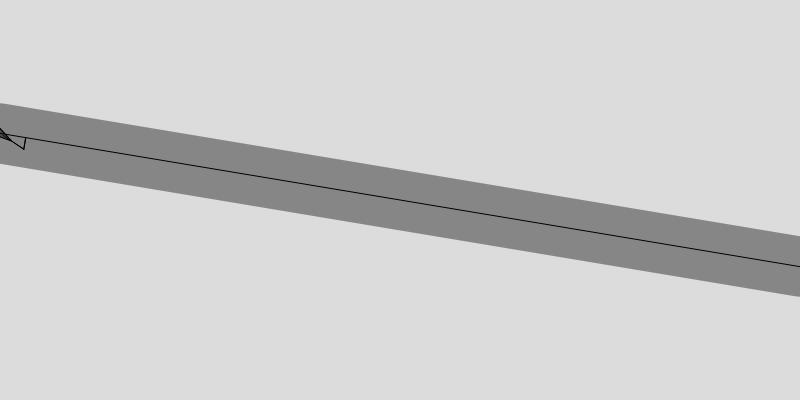
Frame 1 (no input)
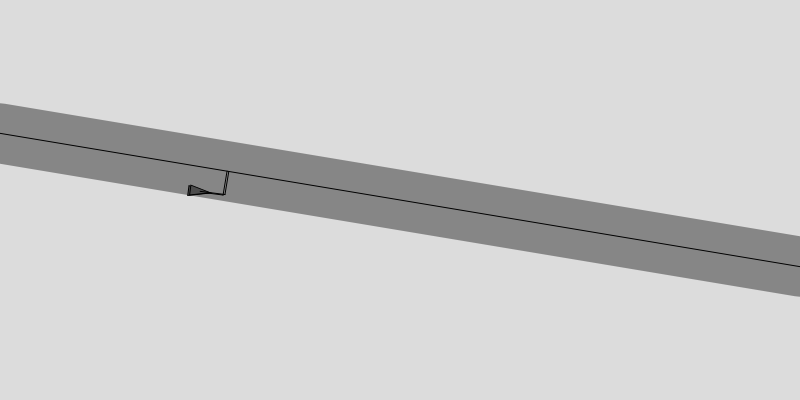
Frame 60 (no input)
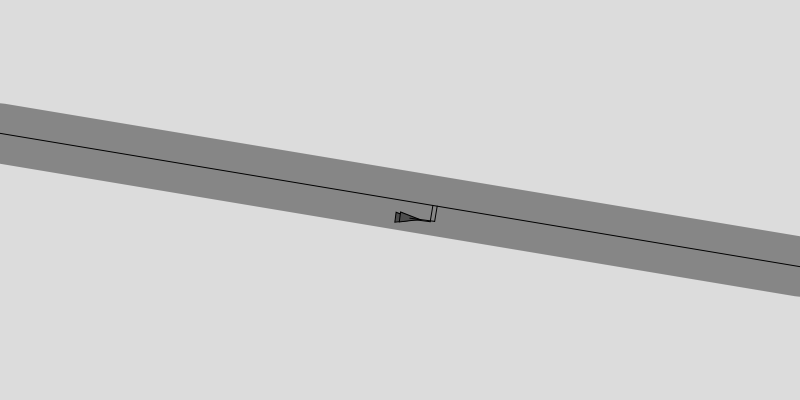
Frame 120 (the mouse pressed at the canvas centre since frame 60)

The p5.js sketch that drew these frames (run headless with seeded random() and noise() and a simulated clock; from frame 60 on, the mouse is pressed at the canvas centre):

// p5.js sketch
// ── sketch.js
let path;
let vehicleA;
let vehicleB;

function setup() {
  createCanvas(800, 400);
  
  path = new Path();
  vehicleA = new Vehicle(path.start.x, path.start.y, random(2, 5), random(0.2, 0.8));
  vehicleB = new Vehicle(path.start.x, path.start.y, random(2, 5), random(0.2, 0.8));
  
}

function draw() {
  background(220);
  
  vehicleA.run(path);
  vehicleA.followPath(path);
  
  vehicleB.run(path);
  vehicleB.followPath(path);
  
  path.show();

}


//----------------------------------------------------------------------
class Path{
  constructor(){
    this.start = createVector(0, height/3);
    this.end = createVector(width, height*2/3);
    this.radius = 30;
    
  }
  
  show(){
    // if you wanna the stroke to be at the back, then you need to draw the stroke first, then the thin line
    strokeWeight(this.radius * 2);
    stroke(0, 100);
    line(this.start.x, this.start.y, this.end.x, this.end.y);
    
    stroke(0);
    strokeWeight(1);
    line(this.start.x, this.start.y, this.end.x, this.end.y);
    
    
    
    
    
  }
}

//----------------------------------------------------------------------
class Vehicle{
  constructor(x, y, maxspeed, maxforce){
    this.position = createVector(x, y);
    this.velocity = createVector(3, 2);
    this.acceleration = createVector();
    this.maxspeed = maxspeed;
    this.maxforce = maxforce;
    this.size = 5;
    this.theta = 0;
    this.offset = 25;
  }
  
  run(path){
    this.update();
    this.checkEdges(path);
    this.show();
  }
  
  update(){
    this.velocity.add(this.acceleration);
    this.velocity.limit(this.maxspeed);
    this.position.add(this.velocity);
    this.acceleration.mult(0);   
  }
  
  followPath(path){
    // Step 1: Predict the vehicle’s future position.
    let future = this.velocity.copy();
    future.setMag(25);
    future.add(this.position);
    
    // Step 2: Find the normal point along the path.
    let normalPoint = this.getNormal(future, path);
    let vectB = p5.Vector.sub(path.end, path.start);
    vectB.setMag(25); // arbitraraily pick a point on the path that is ahead of the normal point
    
    // step 3: find a target on the path if vehicle is steering away from the path
    let dist = p5.Vector.dist(future, normalPoint); 
    if(dist > path.radius){
      // steer backwards
      // vectB now has a length of 25 pixels, then add to the normalPoint, so that you can get a point starting from normalPoint, with the same vectB's direction, at the length of 25
      let target = p5.Vector.add(normalPoint, vectB);  
      this.seek(target);
    }
    
    // draw the line from future pos to normal pos
    strokeWeight(1);
    line(this.position.x, this.position.y, future.x, future.y)
    line(future.x, future.y, normalPoint.x, normalPoint.y)
  }
  
  getNormal(futurePos, path){
    let vectA = p5.Vector.sub(futurePos, path.start);
    let vectB = p5.Vector.sub(path.end, path.start);
    vectB.normalize();
    vectB.setMag(vectA.dot(vectB))
    let normalPoint = p5.Vector.add(path.start, vectB) ;
    return normalPoint;
  }
  
  seek(target){
    let desire = p5.Vector.sub(target, this.position);
    // If the magnitude of desired equals 0, skip out of here
    // If the magnitude (length) of the desired vector is zero, then exit the seek() function immediately.
    if (desire.mag() === 0) return;
    desire.setMag(this.maxspeed);
    let steer = p5.Vector.sub(desire, this.velocity);
    steer.limit(this.maxforce);
    this.applyForce(steer);
  }
  
  applyForce(force){
    this.acceleration.add(force);
    // console.log(this.acceleration.copy());
  }
  
  
  show(){
    // The vehicle is a triangle pointing in the direction of velocity.
    let angle = this.velocity.heading();
    fill(127);
    stroke(0);
    push();
    translate(this.position.x, this.position.y);
    rotate(angle);
    beginShape();
    vertex(this.size *2, 0);
    vertex(-this.size*2 , -this.size);
    vertex(-this.size*2, this.size);
    endShape(CLOSE);
    pop();
  }
  
  checkEdges(path){
    if(this.position.x+this.size >= width){
      this.position.x = -this.size;
      this.position.y = path.start.y;
    }
  }
  
  
}
